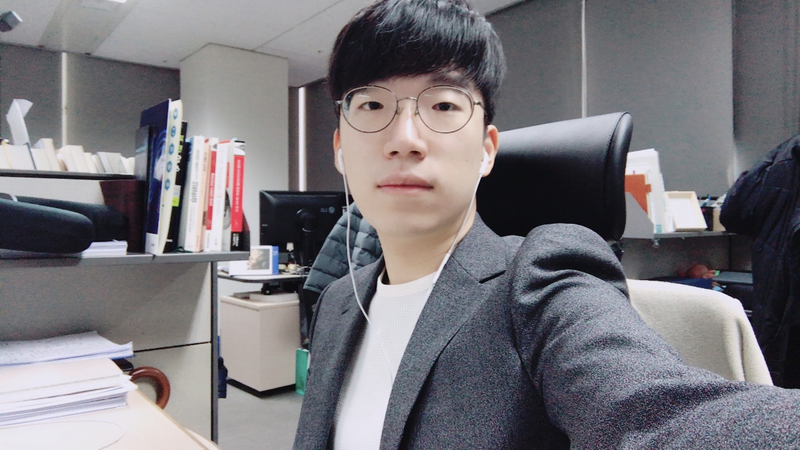
#> input picture work/human_segmentation/images/my_image.png, 800 x 450 px
$ jupyter execute --allow-errors ex01.ipynb   (shell and % lines are left out)
#> lines starting #> are read from the running program, lines starting #| are printed output that depends on the picture
[cell 1]
# cv2: OpenCV 라이브러리로, 실시간 컴퓨터 비전을 목적으로 한 프로그래밍 라이브러리
# numpy(NumPy): 행렬이나 대규모 다차원 배열을 쉽게 처리할 수 있도록 지원하는 라이브러리. 데이터 구조 외에도 수치 계산을 위해 효율적으로 구현된 기능을 제공
# torch: PyTorch. 딥러닝 및 텐서 연산을 위한 라이브러리. 인공지능 모델을 만들거나 불러와 추론하는 도구
# torchvision: 이미지 변환 및 전처리를 위한 torchvision의 transform 모듈
# deeplabv3_resnet101: 사전 학습된 DeepLabV3 모델. 이미지를 분류하도록 학습된 모델
# matplotlib: 파이썬 프로그래밍 언어 및 수학적 확장 NumPy 라이브러리를 활용한 플로팅 라이브러리로, 데이터 시각화 도구

import cv2
import os
import numpy as np
import torch
import torchvision.transforms as T
from torchvision.models.segmentation import deeplabv3_resnet101
import matplotlib.pyplot as plt


print('슝=3')

[cell 2]
# 준비한 이미지 파일의 경로를 이용하여, 이미지 파일을 읽음
# cv2.imread(경로): 경로에 해당하는 이미지 파일을 읽어서 변수에 저장

img_path = os.path.join(os.getcwd(), '..', '..', 'work', 'human_segmentation', 'images', 'my_image.png')
img_orig = cv2.imread(img_path)
#> img_orig is the input picture: shape (450, 800, 3); mean B, G, R 123.2, 118.1, 120.4

print(f"이미지 크기: {img_orig.shape}")
#| 이미지 크기: (450, 800, 3)

# cv2.cvtColor(입력 이미지, 색상 변환 코드): 입력 이미지의 색상 채널을 변경
# cv2.COLOR_BGR2RGB: 이미지 색상 채널을 변경 (BGR 형식을 RGB 형식으로 변경)
# plt.imshow(): 저장된 데이터를 이미지의 형식으로 표시, 입력은 RGB(A) 데이터 혹은 2D 스칼라 데이터
# https://matplotlib.org/stable/api/_as_gen/matplotlib.pyplot.imshow.html
# plt.show(): 현재 열려있는 모든 figure를 표시 (여기서 figure는 이미지, 그래프 등)
# https://matplotlib.org/stable/api/_as_gen/matplotlib.pyplot.show.html
plt.imshow(cv2.cvtColor(img_orig, cv2.COLOR_BGR2RGB))
plt.show()

#> (a cell that did not finish here is left out)

#> (a cell that did not finish here is left out)

#> (a cell that did not finish here is left out)

#> (a cell that did not finish here is left out)

[cell 7]
#pascalvoc 데이터의 라벨종류
LABEL_NAMES = [
    'background', 'aeroplane', 'bicycle', 'bird', 'boat', 'bottle', 'bus',
    'car', 'cat', 'chair', 'cow', 'diningtable', 'dog', 'horse', 'motorbike',
    'person', 'pottedplant', 'sheep', 'sofa', 'train', 'tv'
]
len(LABEL_NAMES)

#> (a cell that did not finish here is left out)

#> (a cell that did not finish here is left out)

#> (a cell that did not finish here is left out)

[cell 11]
# 아래 코드를 이해하지 않아도 좋습니다
# PixelLib에서 그대로 가져온 코드입니다
# 주목해야 할 것은 생성 코드 결과물이예요!

#컬러맵 만들기
colormap = np.zeros((256, 3), dtype=int)
ind = np.arange(256, dtype=int)

for shift in reversed(range(8)):
    for channel in range(3):
        colormap[:, channel] |= ((ind >> channel) & 1) << shift
    ind >>= 3

colormap[:20]  # 생성한 20개의 컬러맵 출력

[cell 12]
colormap[15] #컬러맵 15에 해당하는 배열 출력 (pacalvoc에 LABEL_NAMES 15번째인 사람)

#> (a cell that did not finish here is left out)

#> (a cell that did not finish here is left out)

[cell 15]
# (13,13)은 blurring kernel size를 뜻합니다
# 다양하게 바꿔보세요
img_orig_blur = cv2.blur(img_orig, (13, 13))
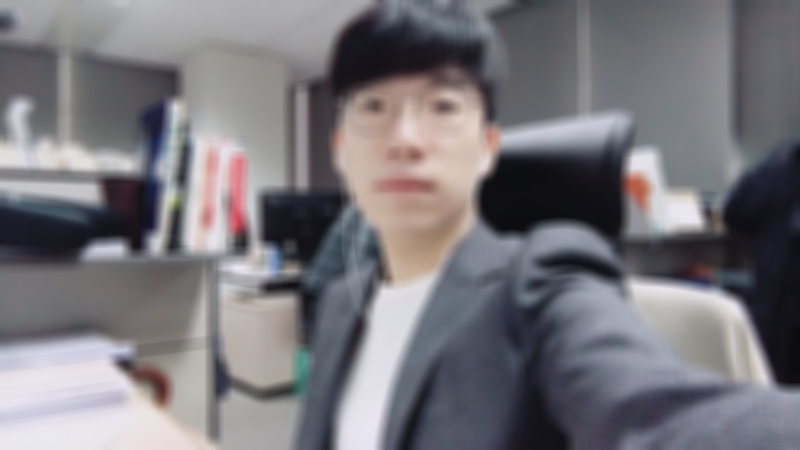
#> img_orig_blur: shape (450, 800, 3); mean B, G, R 123.2, 118.1, 120.4

# plt.imshow(): 저장된 데이터를 이미지의 형식으로 표시한다.
# cv2.cvtColor(입력 이미지, 색상 변환 코드): 입력 이미지의 색상 채널을 변경
# cv2.COLOR_BGR2RGB: 원본이 BGR 순서로 픽셀을 읽다보니
# 이미지 색상 채널을 변경해야함 (BGR 형식을 RGB 형식으로 변경)
plt.imshow(cv2.cvtColor(img_orig_blur, cv2.COLOR_BGR2RGB))
plt.show()

#> (a cell that did not finish here is left out)

#> (a cell that did not finish here is left out)

#> (a cell that did not finish here is left out)

노드 2.인물사진을 만들어보자[프로젝트]

[cell 19]
base_img_path = os.path.join(os.getcwd(), '..', '..', 'work', 'human_segmentation', 'images')
cat_img_path = os.path.join(base_img_path, 'scottish_straight_cat.jpg')  # 고양이 이미지를 준비해주세요
sand_img_path = os.path.join(base_img_path, "uyuni_salt _desert.jpg")  # 사막 배경 이미지를 준비해주세요

cat_img = cv2.imread(cat_img_path)
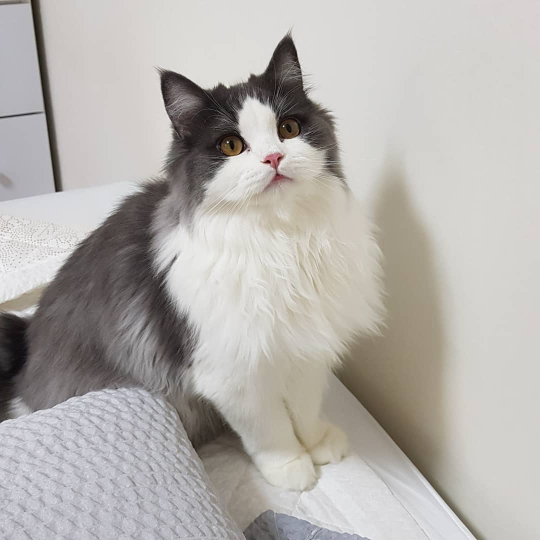
#> input picture work/human_segmentation/images/scottish_straight_cat.jpg, 1080 x 1080 px (shown at 1/2 size)
#> cat_img is the input picture: shape (1080, 1080, 3); mean B, G, R 172.9, 176.6, 180.1
sand_img = cv2.imread(sand_img_path)
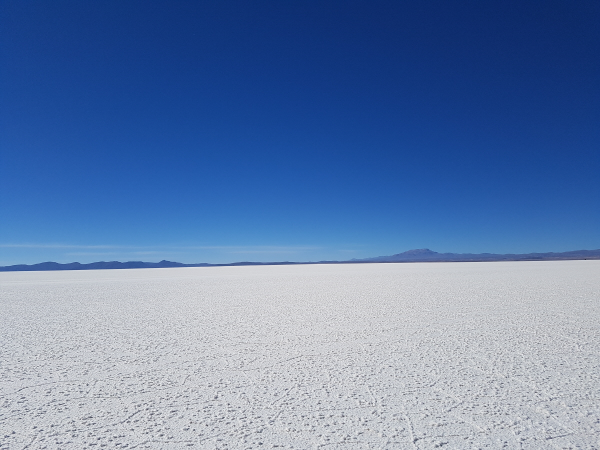
#> input picture work/human_segmentation/images/uyuni_salt _desert.jpg, 1200 x 900 px (shown at 1/2 size)
#> sand_img is the input picture: shape (900, 1200, 3); mean B, G, R 172.6, 128.6, 101.3

cat_img = cv2.cvtColor(cat_img, cv2.COLOR_BGR2RGB)
sand_img = cv2.cvtColor(sand_img, cv2.COLOR_BGR2RGB)

print(f"원본 고양이 이미지 크기: {cat_img.shape}")
#| 원본 고양이 이미지 크기: (1080, 1080, 3)
print(f"배경(사막) 이미지 크기: {sand_img.shape}")
#| 배경(사막) 이미지 크기: (900, 1200, 3)

plt.figure(figsize=(10, 5))
plt.subplot(1, 2, 1)
plt.imshow(cat_img)

plt.subplot(1, 2, 2)
plt.imshow(sand_img)

plt.show()
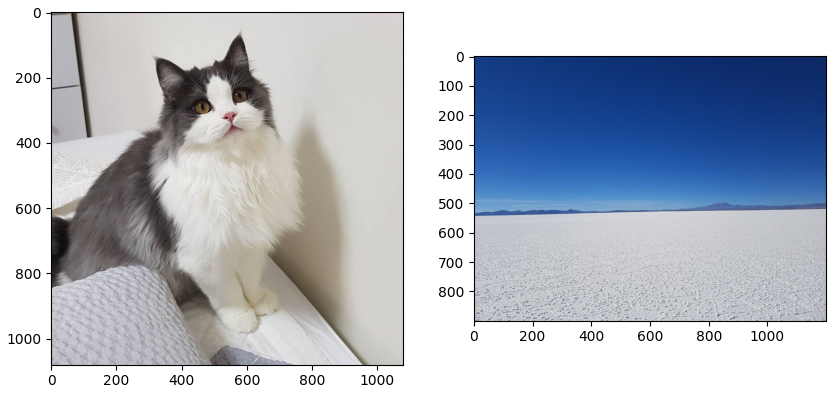
#> figure drawn by matplotlib, 2 panels
